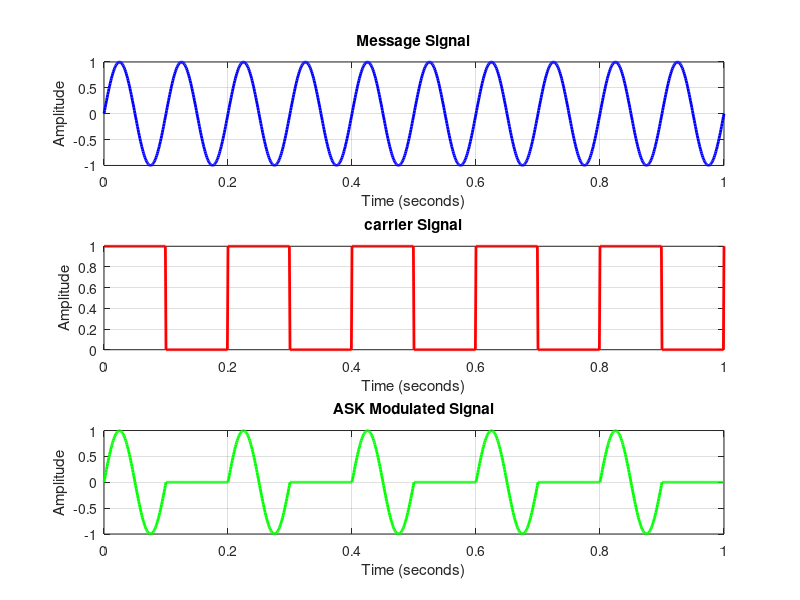
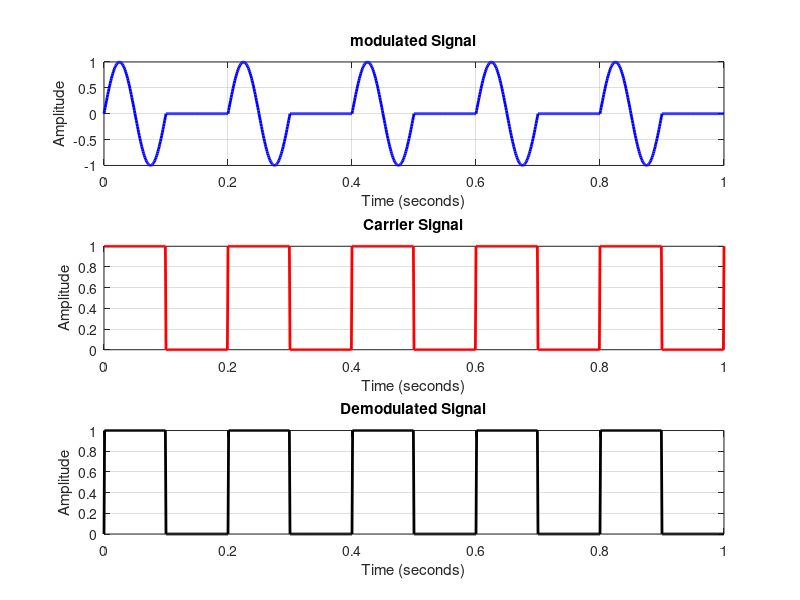

MATLAB code to generate these figures, in order:
clc;
clear;
close all;
%% 
% Parameters
fs=1000;
T=1/fs;
t=0:T:1;
f1=10;
f2=5;
% Sampling period
amplitude = 1; % Amplitude 
message = amplitude.*sin(2*pi*f1*t); %  sin function
carrier = (square(2*pi*f2*t)+1)/2; %  square function
ask = message.*carrier;

%% 
figure(1)
subplot(3, 1, 3);
plot(t, ask,'g-','LineWidth', 2);
title('ASK Modulated Signal');
xlabel('Time (seconds)');
ylabel('Amplitude');
grid on;

 subplot(3, 1, 1);
 plot(t, message, 'b-','LineWidth', 2);
title('Message Signal');
xlabel('Time (seconds)');
ylabel('Amplitude');
grid on;

subplot(3, 1, 2);
plot(t, carrier, 'r-','LineWidth', 2);
title('carrier Signal');
xlabel('Time (seconds)');
ylabel('Amplitude');
grid on;
%% 


% Demodulation using envelope detection
envelope = abs(hilbert(ask));
threshold = 0.5;
ask_demodulated = envelope > threshold;

% Plotting
figure(2)
subplot(3, 1, 1);
plot(t, ask, 'b-', 'LineWidth', 2);
title('modulated Signal');
xlabel('Time (seconds)');
ylabel('Amplitude');
grid on;

subplot(3, 1, 2);
plot(t, carrier, 'r-', 'LineWidth', 2);
title('Carrier Signal');
xlabel('Time (seconds)');
ylabel('Amplitude');
grid on;

subplot(3, 1, 3);
plot(t, ask_demodulated, 'k-', 'LineWidth', 2);
title('Demodulated Signal');
xlabel('Time (seconds)');
ylabel('Amplitude');
disp(ask_demodulated)
grid on;
